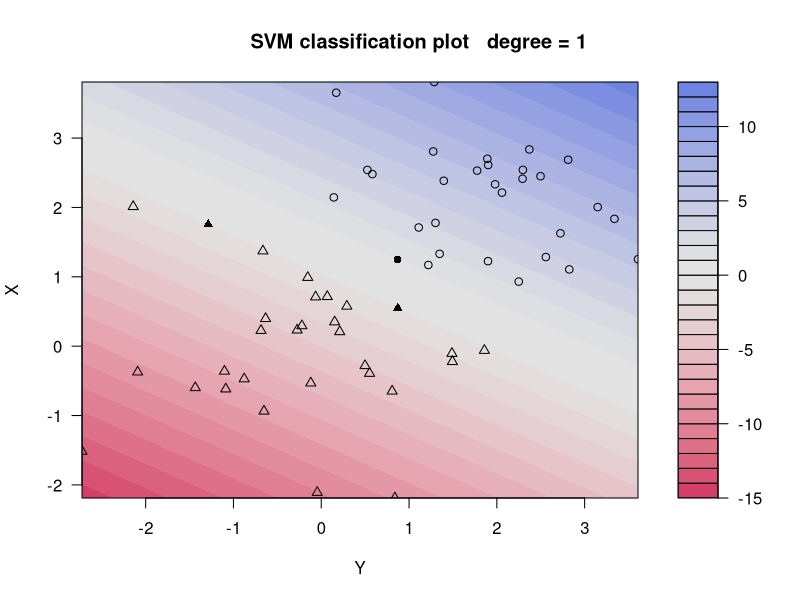
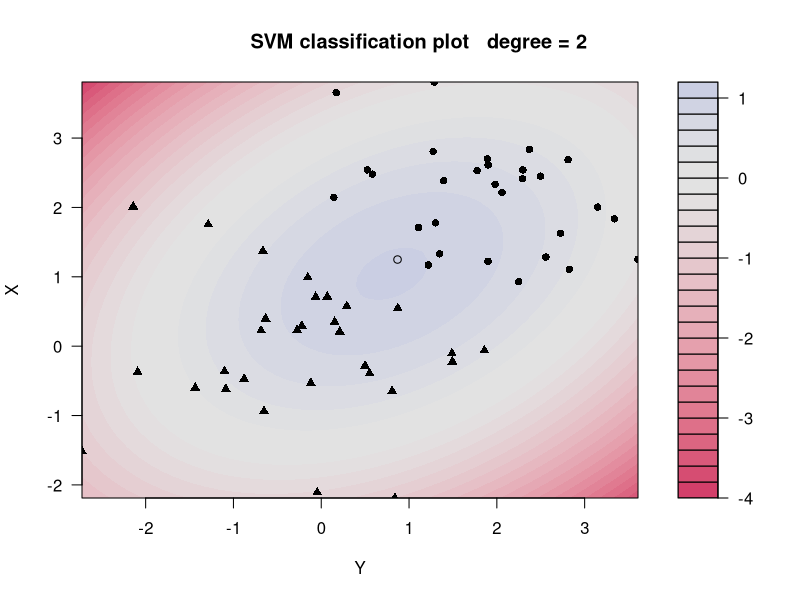
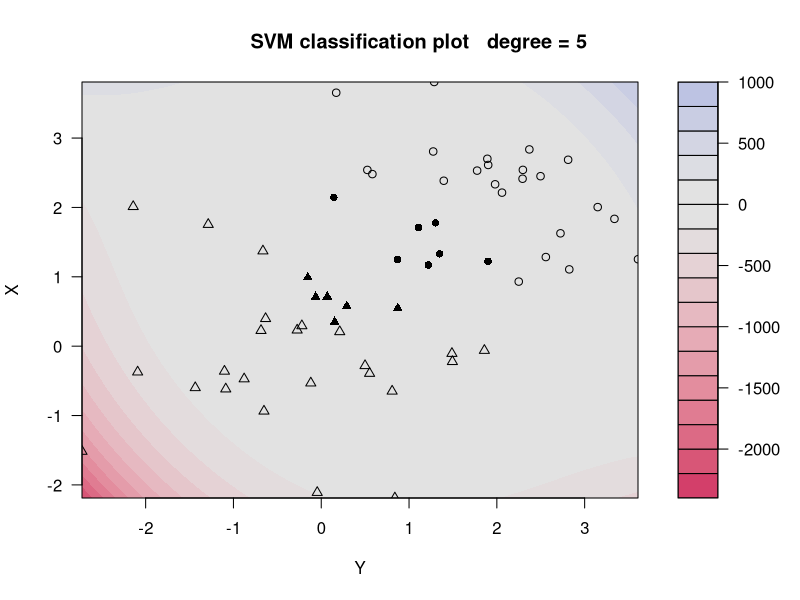
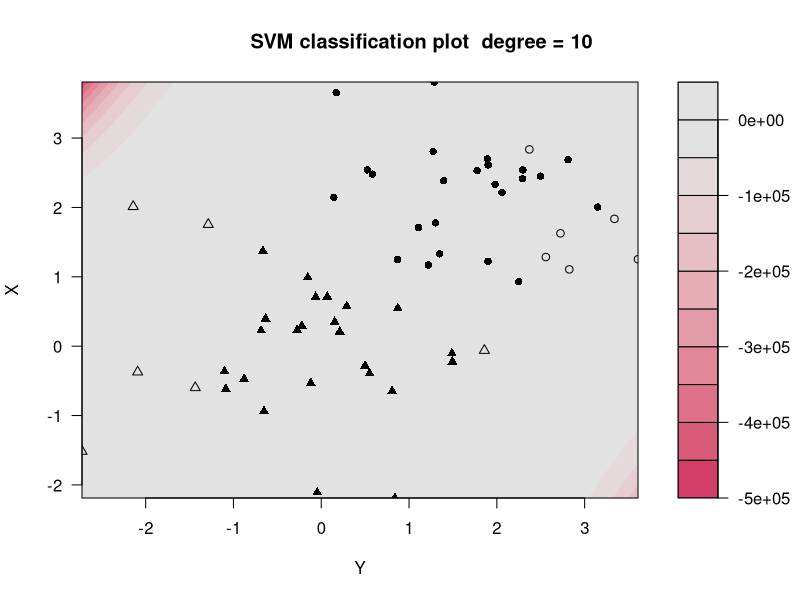

Write the R code that produced these figures, in order.
library(kernlab)
path_graphics <- "../../Graphics/Experiment_02_"
x1 <- rnorm(30, 0, 1)
y1 <- rnorm(30, 0, 1)
x2 <- rnorm(30, 2, 1)
y2 <- rnorm(30, 2, 1)
c <- c(
    rep(0, 30),
    rep(1, 30)
)
categoria <- factor(c)
d <- data.frame(
    c(x1, x2),
    c(y1, y2),
    categoria
)
names(d) <- c("X", "Y", "categoria")
s <- ksvm(categoria ~ X + Y,
    data = d,
    kernel = "p",
    cost = 1,
    kpar = list(
        degree = 1,
        offset = 0
    )
)
x1 <- rnorm(30, 0, 1)
y1 <- rnorm(30, 0, 1)
x2 <- rnorm(30, 2, 1)
y2 <- rnorm(30, 2, 1)
c <- c(
    rep(0, 30),
    rep(1, 30)
)
categoria <- factor(c)
dtest <- data.frame(
    c(x1, x2),
    c(y1, y2),
    categoria
)
names(dtest) <- c(
    "X",
    "Y",
    "categoria"
)
test <- table(
    pred = predict(s, dtest),
    truth = dtest$categoria
)
print(test)
degrees <- c(1, 2, 5, 10)
for (i in 1:4) {
    file_graphics <- paste(path_graphics,
        as.character(i),
        ".pdf",
        sep = ""
    )
    pdf(file = file_graphics)
    s <- ksvm(categoria ~ X + Y,
        data = d,
        kernel = "p",
        C = 11,
        kpar = list(
            degree = degrees[i],
            offset = 0
        )
    )
    plot(s, data = d)
    title(main = paste("                                      ",
        "degree =",
        as.character(degrees[i]),
        sep = " "
    ))
    dev.off()
}
